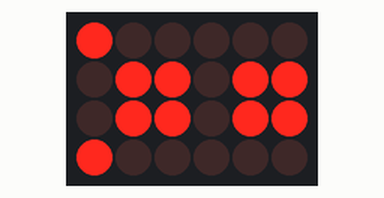
This sketch was run on a simulated Arduino Uno, built with avr-gcc and run on an emulated ATmega328P. Shown: 6×4 LED matrix. Wiring (inferred from the names in the program): LED matrix (orientation assumed): rows pin 10, pin 11, pin 12, pin 13; columns pin 4, pin 5, pin 6, pin 7, pin 8, pin 9.

Above: at 0.1 s.
At 0.8 s:
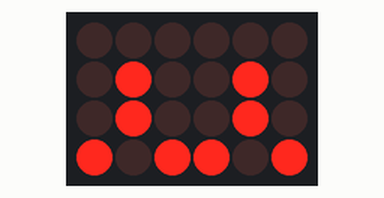
At 1.4 s:
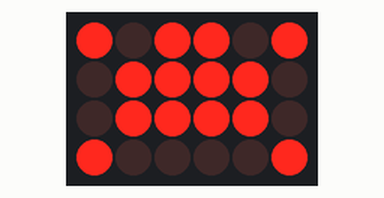

Measured:
- what the display in image 0 shows lasts 0.7 s, from 0.0 s to 0.7 s
- what the display in image 1 shows lasts 0.6 s, from 0.7 s to 1.3 s

The sketch:

Letter_Demo.pde
```cpp
/* //////////////////////////////////////////////////////////////////////////////////////////////////////////////////////////

 ===This Program is for use with the 4 x 6 LED matrix version 1.===


 /=============\
 |=====NOTES=====|
 \=============/


 --When using more than one LED at at a time, it is important to
 remember to build your program around P.O.V. (persistance of
 vision)

 ---The surface mount LED on the arduino board itself should only
 turn on when "R4" (digital pin 13) is HIGH.

 *///////////////////////////////////////////////////////////////////////////////////////////////////////////////////////////


// This is the START of the program

#define C6 4    // This block, for example, defines names such as "C1" as 9. so now, the following are equal:
#define C5 5    //                                                                                    digitalWrite(9, HIGH);
#define C4 6    //                                                                                    digitalWrite(C1, HIGH);
#define C3 7    // This is useful to me. I don't need to know what pin it is, and I would rather know what row or column it is
#define C2 8    // connected to it, so it is nice to be able to essentially rename pin 9 by setting the contant "C1" as 9.
#define C1 9
#define R1 10
#define R2 11
#define R3 12
#define R4 13

int cy = 0;   // this block creates and sets values of variables used in this program. NOTE: cy, cy2, and cy3 are for your use.
int cy2 = 0;  // (they start at zero and one is added to them upon each cycle.)
int cy3 = 0;
int co1 = 0;
int co2 = 0;
int co3 = 0;
int co4 = 0;
int co5 = 0;
int co6 = 0;
int ro = 0;
int let = 1;

void setup(){                 // Setup
  pinmode();      // Goes to the pinmode void in the "pinModes" tab.
}
void loop(){      // This is the main section of the program where animation happens
  begloop();      // Goes to the begloop void in the "Repeated Codes" tab.   NOTE: Letters use the "cy" variable


  //============
  //=========================
  //=================== Start LED pattern
  //============
  if (cy2==600){
    let++;
    cy2=0;
  }

  if (let==1){
    letA();
  }
  if (let==2){
    letB();
  }
  if (let==3){
    letC();
  }

  //============
  //=================== End LED pattern
  //=========================
  //============


  LEDcontrol();      // Goes to the LEDcontrol void in the "Repeated Codes" tab.
}

//This is the end of the loop.
//The voids down below are put down there to keep them out of sight because they are executed
//in the loop. They take up a lot of space and clog up the visual appearance of the main program.


//============//   Everything beyond this point was put here to clean-up the visual appearance of the main program


void pinmode(){
  pinMode(C1, OUTPUT);      //  This block defines digital pins 4-13 as outputs.
  pinMode(C2, OUTPUT);
  pinMode(C3, OUTPUT);
  pinMode(C4, OUTPUT);
  pinMode(C5, OUTPUT);
  pinMode(C6, OUTPUT);
  pinMode(R1, OUTPUT);
  pinMode(R2, OUTPUT);
  pinMode(R3, OUTPUT);
  pinMode(R4, OUTPUT);
}


void begloop(){
  cy++;        // This block keeps track of the cycles that my program goes
  cy2++;    // through. This is essential to have when using Persistance Of Vision
  cy3++;

  co1 = 0;      // This block resets all of the "LED column" variables
  co2 = 0;
  co3 = 0;
  co4 = 0;
  co5 = 0;
  co6 = 0;

  ro = 0;      // This resets the "LED row" variable

  digitalWrite(C1, LOW);      // This block turns off all of the LED column pins (pins 4-9)
  digitalWrite(C2, LOW);
  digitalWrite(C3, LOW);
  digitalWrite(C4, LOW);
  digitalWrite(C5, LOW);
  digitalWrite(C6, LOW);

  digitalWrite(R1, LOW);      // This block turns off all of the LED row pins (pins 10-13)
  digitalWrite(R2, LOW);
  digitalWrite(R3, LOW);
  digitalWrite(R4, LOW);
}

void LEDcontrol(){
  if (co1 == 1){                  //  This block tests the "LED column" variables. If the variable = 1, the
    digitalWrite(C1, HIGH);       //  corresponding column is turned on
  }
  if (co2 == 1){
    digitalWrite(C2, HIGH);
  }
  if (co3 == 1){
    digitalWrite(C3, HIGH);
  }
  if (co4 == 1){
    digitalWrite(C4, HIGH);
  }
  if (co5 == 1){
    digitalWrite(C5, HIGH);
  }
  if (co6 == 1){
    digitalWrite(C6, HIGH);
  }


  if (ro == 1){                  //  This block tests the "row LED" variable. If variable = 1, turn row 1 on.
    digitalWrite(R1, HIGH);      //  If variable = 2, turn row 2 on... (etc.)
  }
  if (ro == 2){
    digitalWrite(R2, HIGH);
  }
  if (ro == 3){
    digitalWrite(R3, HIGH);
  }
  if (ro == 4){
    digitalWrite(R4, HIGH);
  }

  delay(1);           //  The number in the bracket sets the amount of time the arduino
  //  will delay untill the next cycle. I have chosen 1 millisecond.
  //  this is 1/1000 of a second, and thus we will have our program
  //  repeeat at a rate of 1000 times a second (or 1 KiloHertz)
}
```

Letters.pde
```cpp
void letA(){
  if(cy==1){
    ro=1;
    co1=1;
    co2=1;
    co3=1;
    co4=1;
    co5=1;
  }
  if(cy==2){
    ro=2;
    co3=1;
    co6=1;
  }
  if(cy==3){
    ro=3;
    co3=1;
    co6=1;
  }
  if(cy==4){
    ro=4;
    co1=1;
    co2=1;
    co3=1;
    co4=1;
    co5=1;
    cy=0;
  }
}


void letB(){
  if(cy==1){
    ro=1;
    co1=1;
    co2=1;
    co3=1;
    co4=1;
    co5=1;
    co6=1;
  }
  if(cy==2){
    ro=2;
    co1=1;
    co3=1;
    co4=1;
    co6=1;
  }
  if(cy==3){
    ro=3;
    co1=1;
    co3=1;
    co4=1;
    co6=1;
  }
  if(cy==4){
    ro=4;
    co2=1;
    co5=1;
    cy=0;
  }
}


void letC(){
  if(cy==1){
    ro=1;
    co2=1;
    co5=1;
  }
  if(cy==2){
    ro=2;
    co1=1;
    co6=1;
  }
  if(cy==3){
    ro=3;
    co1=1;
    co6=1;
  }
  if(cy==4){
    ro=4;
    co2=1;
    co3=1;
    co4=1;
    co5=1;
    cy=0;
  }
}
```
